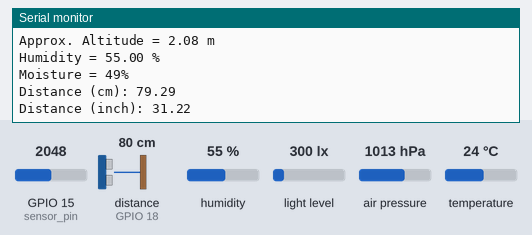
Bench run of a sketch on a simulated ESP32. On the bench: the last lines printed to the serial monitor. Wiring (inferred from the names in the program): ultrasonic range finder: trigger GPIO 5; echo GPIO 18. The inputs (shaded band) are chosen by the test bench; at power-on: distance to the obstacle (sensor on GPIO 18) 80 cm, humidity 55 %, GPIO 15 (sensor_pin) = 2048, light level 300 lx, air pressure 1013 hPa, temperature 24 °C. The echo pulse lasts 58.3 µs per cm.

Above: at 1.2 s.
1.3 s: distance to the obstacle (sensor on GPIO 18) set to 2 cm
3.3 s: humidity set to 22 %
At 3.3 s:
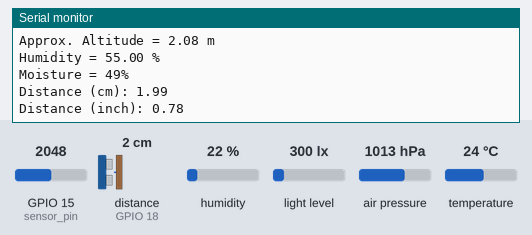
5.3 s: GPIO 15 (sensor_pin) set to 2866
At 7.1 s:
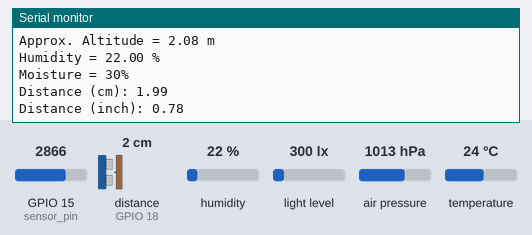
7.3 s: light level set to 40 lx
9.3 s: air pressure set to 952 hPa
11.3 s: distance to the obstacle (sensor on GPIO 18) set to 4 cm
At 13.3 s:
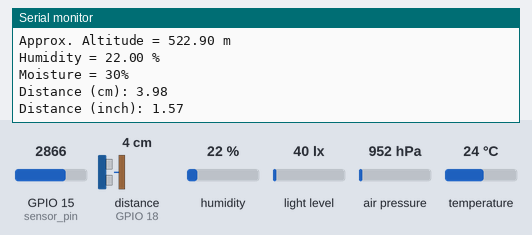
Timing chart, 0 to 14.3 s (numbered marks = the images above; inputs shaded):
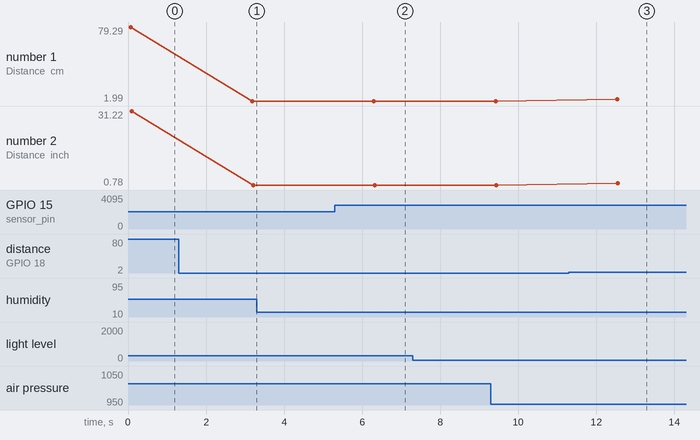

Measured:
- after the input at 5.3 s, the serial monitor: prints a new line after 0.99 s (image 2)
- after the input at 11.3 s, the serial monitor: prints a new line after 1.2 s (image 3)
- plotted number 1: 79.29 → 1.99 after the input at 1.3 s, 1.99 → 3.98 after the input at 11.3 s
- plotted number 2: 31.22 → 0.78 after the input at 1.3 s, 0.78 → 1.57 after the input at 11.3 s

The sketch:

final.ino
```cpp
#include <Wire.h>
#include <BH1750.h>
#include <Adafruit_Sensor.h>
#include <Adafruit_BME280.h>

/* PIN
Light Pin & Air Pin: SDA-21 SCL-22
Moist Meter: 15
Ultrasonic Pin: trig-5 echo-18
*/

//Light Meter
BH1750 lightMeter;

//Air Measure
#define SEALEVELPRESSURE_HPA (1013.25)
Adafruit_BME280 bme; // I2C
unsigned long delayTime;

//Moist Meter
int _moisture,sensor_analog;
int sensor_pin = 15;

//Ultrasonic
const int trigPin = 5;
const int echoPin = 18;
#define SOUND_SPEED 0.034
#define CM_TO_INCH 0.393701
long duration;
float distanceCm;
float distanceInch;


void setup() {
  Serial.begin(9600);

  // Initialize the I2C bus for Light measuring
  Wire.begin(21, 22); // SDA21, SCL=22

  //setup for air measuring
  bool status;
  status = bme.begin(0x76);

  //Light measurre init Log
  if (lightMeter.begin(BH1750::CONTINUOUS_HIGH_RES_MODE)) {
    //Serial.println(F("BH1750 initialized"));
  } else {
    Serial.println(F("Error initializing BH1750"));
    while(1);
  }

  //Air measure error Log
  if (!status) {
    Serial.println("Could not find a valid BME280 sensor, check wiring!");
    while(1);
  }

  //Ultrasonic Setup
  pinMode(trigPin, OUTPUT); // Sets the trigPin as an Output
  pinMode(echoPin, INPUT); // Sets the echoPin as an Input

}

void loop() {

  //Print Light Value
  printLightValues();

  //Print Air Value
  printAirValues();

  //Moist Meter
  printMoistMeter();

  //Ultrasonic
  printUltraSonicValues();

  Serial.println();
  delay(3000);
}


void printLightValues(){
  float lux = lightMeter.readLightLevel();
  if (lux >= 0) {
    Serial.print("Light: ");
    Serial.print(lux);
    Serial.println(" lx");
  } else {
    Serial.println("Error reading light level");
  }
}

void printAirValues() {
  Serial.print("Temperature = ");
  Serial.print(bme.readTemperature());
  Serial.println(" *C");

  // Convert temperature to Fahrenheit
  /*Serial.print("Temperature = ");
  Serial.print(1.8 * bme.readTemperature() + 32);
  Serial.println(" *F");*/

  Serial.print("Pressure = ");
  Serial.print(bme.readPressure() / 100.0F);
  Serial.println(" hPa");

  Serial.print("Approx. Altitude = ");
  Serial.print(bme.readAltitude(SEALEVELPRESSURE_HPA));
  Serial.println(" m");

  Serial.print("Humidity = ");
  Serial.print(bme.readHumidity());
  Serial.println(" %");
}

void printMoistMeter(){
  sensor_analog = analogRead(sensor_pin);
  _moisture = ( 100 - ( (sensor_analog/4095.00) * 100 ) );
  Serial.print("Moisture = ");
  Serial.print(_moisture);  /* Print Temperature on the serial window */
  Serial.println("%");
}

void printUltraSonicValues(){
  digitalWrite(trigPin, LOW);
  delayMicroseconds(2);
  // Sets the trigPin on HIGH state for 10 micro seconds
  digitalWrite(trigPin, HIGH);
  delayMicroseconds(10);
  digitalWrite(trigPin, LOW);
  // Reads the echoPin, returns the sound wave travel time in microseconds
  duration = pulseIn(echoPin, HIGH);
  // Calculate the distance
  distanceCm = duration * SOUND_SPEED/2;
  // Convert to inches
  distanceInch = distanceCm * CM_TO_INCH;
  // Prints the distance in the Serial Monitor
  Serial.print("Distance (cm): ");
  Serial.println(distanceCm);
  Serial.print("Distance (inch): ");
  Serial.println(distanceInch);
}
```
